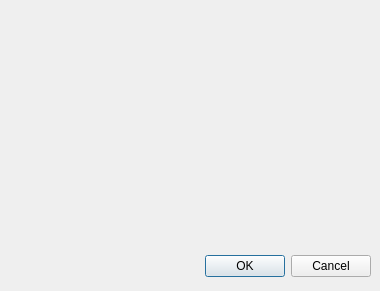
<?xml version="1.0" encoding="UTF-8"?>
<ui version="4.0">
 <class>Dialog</class>
 <widget class="QDialog" name="Dialog">
  <property name="geometry">
   <rect>
    <x>0</x>
    <y>0</y>
    <width>380</width>
    <height>291</height>
   </rect>
  </property>
  <property name="minimumSize">
   <size>
    <width>380</width>
    <height>291</height>
   </size>
  </property>
  <property name="maximumSize">
   <size>
    <width>380</width>
    <height>291</height>
   </size>
  </property>
  <property name="windowTitle">
   <string>Dialog</string>
  </property>
  <widget class="QWidget" name="layoutWidget">
   <property name="geometry">
    <rect>
     <x>20</x>
     <y>250</y>
     <width>351</width>
     <height>33</height>
    </rect>
   </property>
   <layout class="QHBoxLayout">
    <property name="spacing">
     <number>6</number>
    </property>
    <property name="margin">
     <number>0</number>
    </property>
    <item>
     <spacer>
      <property name="orientation">
       <enum>Qt::Horizontal</enum>
      </property>
      <property name="sizeHint" stdset="0">
       <size>
        <width>131</width>
        <height>31</height>
       </size>
      </property>
     </spacer>
    </item>
    <item>
     <widget class="QPushButton" name="okButton">
      <property name="text">
       <string>OK</string>
      </property>
     </widget>
    </item>
    <item>
     <widget class="QPushButton" name="cancelButton">
      <property name="text">
       <string>Cancel</string>
      </property>
     </widget>
    </item>
   </layout>
  </widget>
  <widget class="gui::colorpicker::ColorPicker" name="widget" native="true">
   <property name="geometry">
    <rect>
     <x>10</x>
     <y>10</y>
     <width>361</width>
     <height>231</height>
    </rect>
   </property>
  </widget>
 </widget>
 <customwidgets>
  <customwidget>
   <class>gui::colorpicker::ColorPicker</class>
   <extends>QWidget</extends>
   <header>gui/colorpicker/colorpicker.h</header>
   <container>1</container>
  </customwidget>
 </customwidgets>
 <resources/>
 <connections>
  <connection>
   <sender>okButton</sender>
   <signal>clicked()</signal>
   <receiver>Dialog</receiver>
   <slot>accept()</slot>
   <hints>
    <hint type="sourcelabel">
     <x>278</x>
     <y>253</y>
    </hint>
    <hint type="destinationlabel">
     <x>96</x>
     <y>254</y>
    </hint>
   </hints>
  </connection>
  <connection>
   <sender>cancelButton</sender>
   <signal>clicked()</signal>
   <receiver>Dialog</receiver>
   <slot>reject()</slot>
   <hints>
    <hint type="sourcelabel">
     <x>369</x>
     <y>253</y>
    </hint>
    <hint type="destinationlabel">
     <x>179</x>
     <y>282</y>
    </hint>
   </hints>
  </connection>
 </connections>
</ui>
